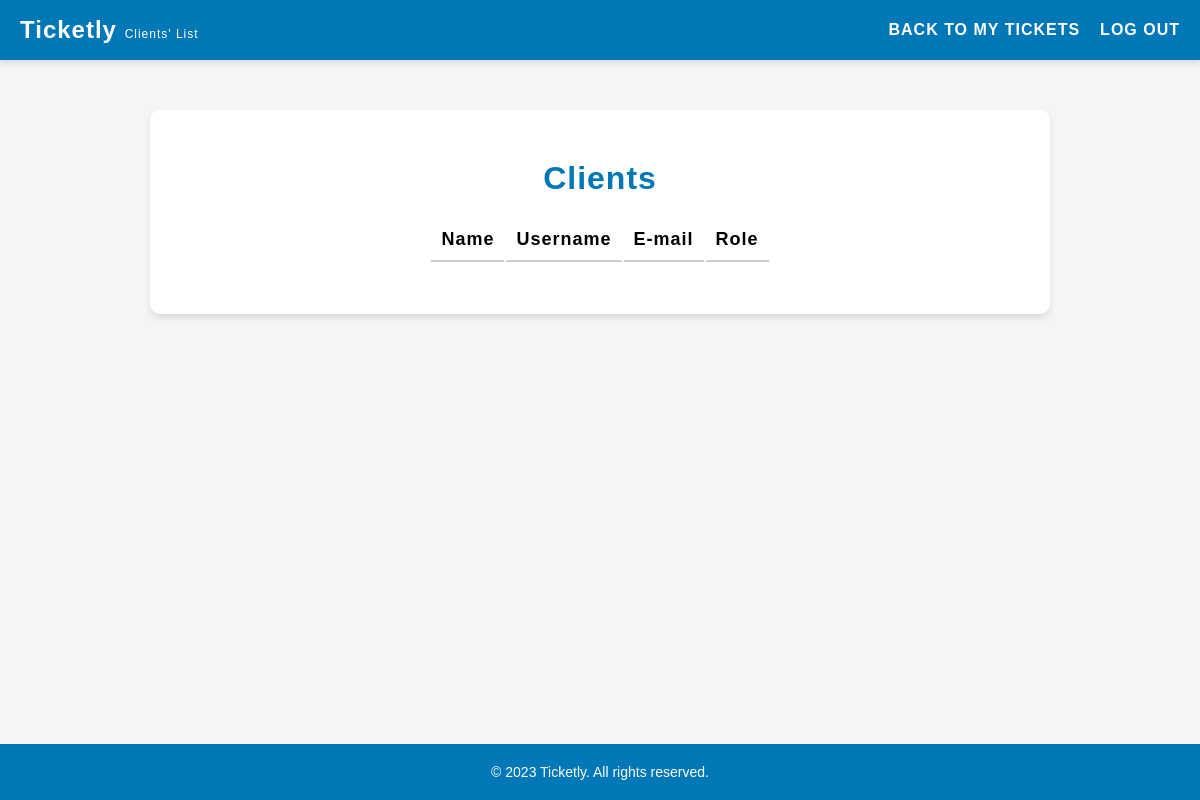
Before: /pages/listClients.php with the older database file.
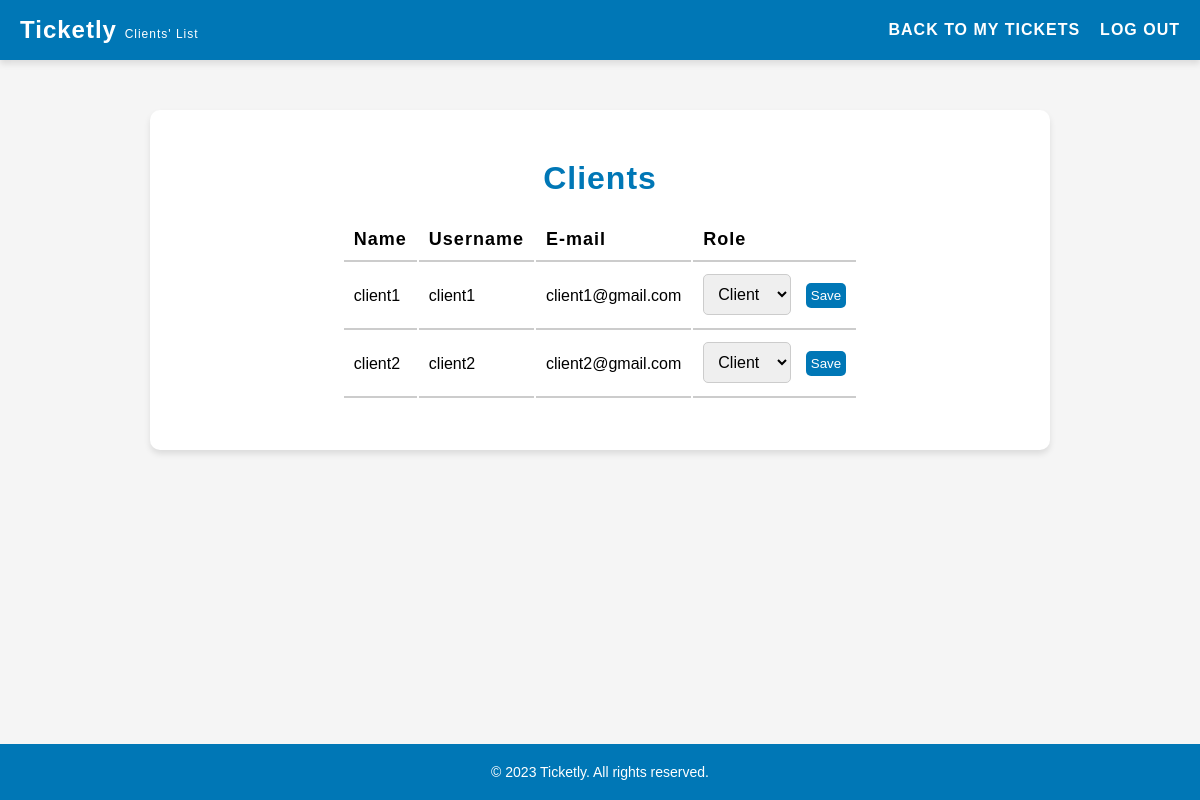
After: the same page with the newer database file.
### tables this page shows
CREATE TABLE users (
    id INTEGER PRIMARY KEY AUTOINCREMENT,
    username VARCHAR(255) NOT NULL UNIQUE,
    password VARCHAR(255) NOT NULL,
    email VARCHAR(255) NOT NULL UNIQUE,
    name VARCHAR(255) NOT NULL,
    role VARCHAR(10) NOT NULL DEFAULT 'client' CHECK (role IN ('client', 'agent', 'admin')),
    department_id INTEGER,
    FOREIGN KEY(department_id) REFERENCES departments(id)
);

### pages/listClients.php (called while the page is built, shortened)
<?php
    $session = new Session();
    require_once(__DIR__ . '/../templates/listClients.tpl.php');
    drawListClients($session);
?>

### database/user.class.php (called while the page is built, shortened)
<?php
    class User {
        public function __construct(?int $id, string $username, string $password, string $email, string $name, string $role, int $departmentId = 1) {
            $this->username = $username;
            $this->email = $email;
            $this->name = $name;
            $this->role = $role;
        }
    }
    function getClients(PDO $db): array {
        $stmt = $db->prepare('SELECT * FROM users WHERE role = ?');
        $stmt->execute(['client']);
        $clients = [];
        while ($row = $stmt->fetch(PDO::FETCH_ASSOC)) {
            $clients[] = new User(
                (int) $row['id'],
                $row['username'],
                $row['password'],
                $row['email'],
                $row['name'],
                $row['role']
            );
        }
        return $clients;
    }
?>

### templates/listClients.tpl.php (the view, shortened to what this page needs)
<?php function drawListClients(Session $session) {?>
    <!DOCTYPE html>
    <html lang="en">
    <head>
        <link rel="stylesheet" href="../style/listClients.css">
        <link rel="stylesheet" href="../style/header.css">
    </head>
    <body>
        <header>
            <h1>Ticketly <span class="smaller">Clients' List</span></h1>
            <nav>
                <ul>
                    <li><a href="../pages/client.php">Back to My Tickets</a></li>
                    <li><a href="../actions/action_logout.php">Log out</a></li>
                </ul>
            </nav>
        </header>
        <main>
            <h2>Clients</h2>
            <section id="clients">
                <table>
                    <tr>
                        <th>Name</th>
                        <th>Username</th>
                        <th>E-mail</th>
                        <th>Role</th>
                    </tr>
                    <?php
                        require_once '../database/connection.db.php';
                        require_once '../database/user.class.php';
                        $db = getDatabaseConnection();
                        $clients = getClients($db);
                        foreach ($clients as $client) { ?>
                        <tr>
                            <td><?php echo $client->name ?></td>
                            <td><?php echo $client->username ?></td>
                            <td><?php echo $client->email ?></td>
                            <td>
                                <form method="post" action="../actions/action_editRole.php">
                                    <select id="role" name="role">
                                        <option value="client" <?php if ($client->role == 'client') echo 'selected' ?>>Client</option>
                                    </select>
                                    <input type="submit" value="Save">
                                </form>
                            </td>
                        </tr>
                    <?php } ?>
                </table>
        </main>
        <?php include '../templates/footer.tpl.php';?>
    </body>
    </html>
<?php } ?>

Changed rows visible on the page:
now on this page (row edited): users: name "client1", username "client1", email "client1@gmail.com", role "Client"
added users: name "client2", username "client2", email "client2@gmail.com", role "Client"
